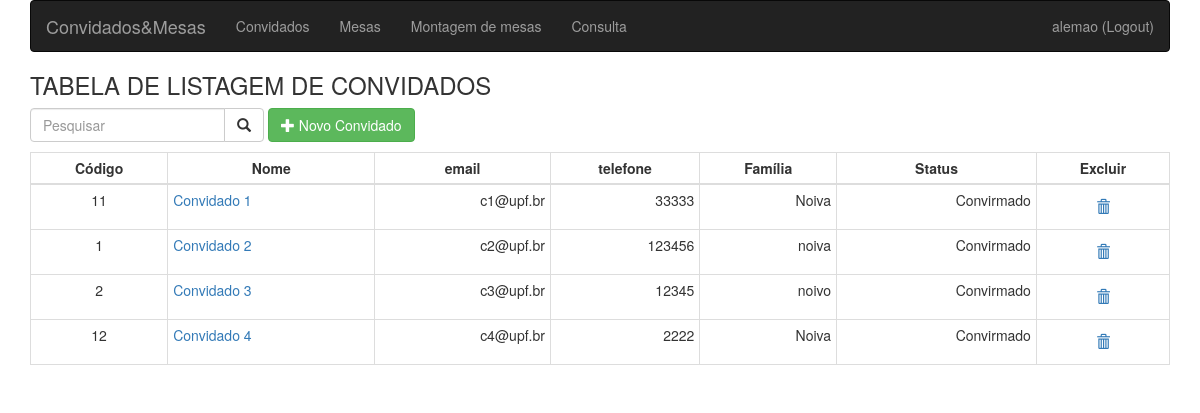
The app's page /Tabela_convidado.php (signed in) with its own data.
### tables this page shows
CREATE TABLE `convidado` (
  `idconvidado` int(11) NOT NULL,
  `nome` varchar(30) NOT NULL,
  `email` varchar(30) NOT NULL,
  `telefone` varchar(30) NOT NULL,
  `ladofamilia` varchar(30) NOT NULL,
  `status` tinyint(1) NOT NULL
);

### DAO/DAO.php (called while the page is built, shortened)
<?php
class DAO {
    public function __construct() {
        $this->db = new PDO("mysql:host=localhost;dbname=listaemesas2", "root", "");
    }
}

### DAO/Convidado.php (called while the page is built, shortened)
<?php
require_once 'DAO.php';
class Convidado extends DAO {
    public function findByNome($q) {
        $sql = $this->db->prepare(
                "SELECT * "
                . "FROM convidado "
                . "WHERE nome LIKE :q "
                . "ORDER BY nome");
        $sql->execute([":q" => '%' . $q . '%']);
        return $sql->fetchAll();
    }
}

### Tabela_convidado.php (the view, shortened to what this page needs)
<?php
$q = (isset($_GET["q"]) ? $_GET["q"] : "");
require_once 'DAO/Convidado.php';
$convidado = new Convidado();
?>
<!DOCTYPE html>
<html lang="en">
    <head>
        <link href="css/bootstrap.min.css" rel="stylesheet">
        <link href="plugins/jquery.dataTables.min.css" rel="stylesheet" type="text/css"/>
    </head>
    <body>
        <div class="container">
        <nav class="navbar navbar-inverse">
          <div class="container-fluid">
            <div class="navbar-header">
                <a class="navbar-brand" href="#">Convidados&Mesas</a>
            </div>
             <ul class="nav navbar-nav">
              <li><a href="Tabela_convidado.php" data-toggle="tooltip" title="CLIQUE PARA ACESSAR A LISTA DE CONVIDADOS">Convidados</a></li>
              <li><a href="Tabela_mesas.php" data-toggle="tooltip" title="CLIQUE PARA ACESSAR A LISTA DE MESAS">Mesas</a></li>
              <li><a href="Tabela_montagem.php" data-toggle="tooltip" title="CLIQUE PARA ACESSAR A LISTA DE MONTAGEM DE MESA">Montagem de mesas</a></li>
              <li><a href="Tabela_Consulta_Convidados.php" data-toggle="tooltip" title="CLIQUE PARA CONSULTAR MONTAGEM">Consulta</a></li>
            </ul>
              <ul class="nav navbar-nav navbar-right">
                    <?php
                    if (isset($_SESSION["login"])) {
                        echo '<li><a href="logout.php">'
                        . $_SESSION["login"]
                        . ' (Logout)</a></li>';
                    } else {
                        echo '<li><a href="login.php">Login</a></li>';
                    }
                    ?>
                </ul>
          </div>
        </nav>
            <h3>TABELA DE LISTAGEM DE CONVIDADOS</h3>
            <form method="get" class="form-inline" style="margin-bottom: 10px">
                <div class="input-group">
                    <input class="form-control" type="text" placeholder="Pesquisar" name="q" value="<?php echo $q; ?>">
                    <span class="input-group-btn">
                        <button type="submit" class="btn btn-default" for="q">
                            <span class="glyphicon glyphicon-search"></span>
                        </button>
                    </span>
                </div>
                <a href="formconvidado.php?acao=incluir" class="btn btn-success">
                    <span class="glyphicon glyphicon-plus"></span>
                    Novo Convidado
                </a>
            </form>
            <table  class="table table-bordered table-condensed table-hover">
                <thead>
                    <tr>
                        <th class="text-center">Código</th>
                        <th class="text-center">Nome</th>
                        <th class="text-center">email</th>
                        <th class="text-center">telefone</th>
                        <th class="text-center">Família</th>
                        <th class="text-center">Status</th>
                        <th class="text-center">Excluir</th>
                    </tr>
                </thead>
                <tbody>
                <form method="post">
                    <?php
                    $tabela = $convidado->findByNome($q);
                    foreach ($tabela as $linha) {
                        if($linha['status']==0){$x='Não Convirmado';} else {$x='Convirmado';}
                        echo '<tr>'
                        . '<td class="text-center">'
                        . $linha['idconvidado']
                        . '</td>'
                        . '<td><a href="formconvidado.php?acao=editar&cod='
                        . $linha['idconvidado']
                        . '">'
                        . $linha['nome']
                        . '</a></td>'
                        . '<td class="text-right"> '
                        . $linha['email']
                        . '</td>'
                        . '<td class="text-right">'
                        . $linha['telefone']
                        . '</td>'
                        . '<td class="text-right">'
                        . $linha['ladofamilia']
                        . '</td>'
                        . '<td class="text-right">'
                        . $x
                        . '</td>'
                        . '<td class="text-center">'
                        . '<button type="submit" class="btn btn-link"   name="delete" value="'
                        . $linha['idconvidado']
                        . '" onclick="return confirm(\'Deseja realmente excluir?\')">'
                        . '<span class="glyphicon glyphicon-trash"></span>'
                        . '</button>'
                        . '</td>'
                        . '</tr>' . "\n";
                    }
                    ?>
                </form>
                </tbody>
            </table>
        </div>
    </body>
</html>

### records on screen
convidado: idconvidado "11", nome "Convidado 1", email "c1@upf.br", telefone "33333", ladofamilia "Noiva", status "Convirmado"
convidado: idconvidado "1", nome "Convidado 2", email "c2@upf.br", telefone "123456", ladofamilia "noiva", status "Convirmado"
convidado: idconvidado "2", nome "Convidado 3", email "c3@upf.br", telefone "12345", ladofamilia "noivo", status "Convirmado"
convidado: idconvidado "12", nome "Convidado 4", email "c4@upf.br", telefone "2222", ladofamilia "Noiva", status "Convirmado"

### other values on screen
$_SESSION["login"] "alemao"
